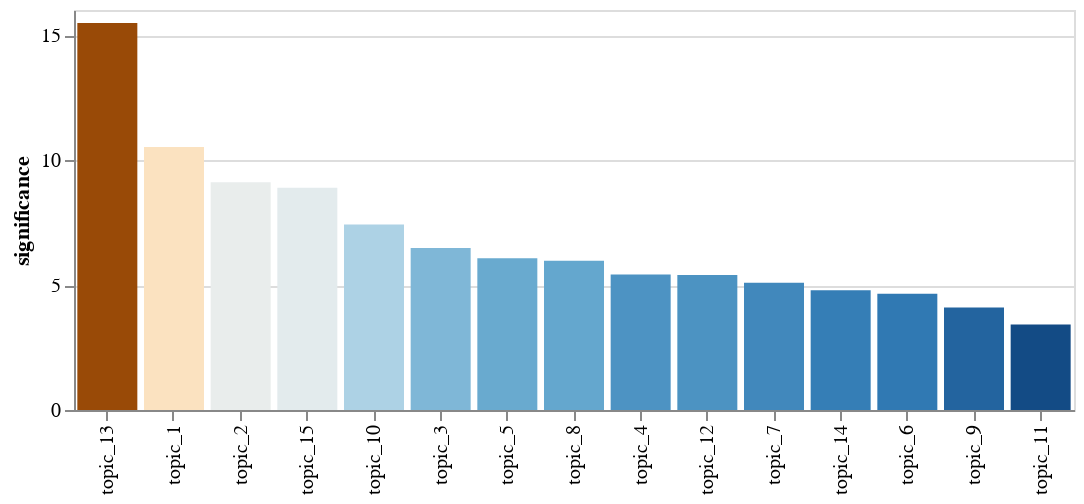

Write notebook code for a chart like this one.
### Code cell
alt.Chart(coef_df).mark_bar().encode(
    x=alt.X('feature',sort='-y', title=''),
    y='significance',
    color=alt.Color('significance:Q', 
        scale=alt.Scale(scheme='blueorange'),  # Cold-Warm color mapping
        legend=None
    )
).properties(
    width=500, height=200
)

### Figure 1 — Vega-Lite specification as saved in the notebook (floating-point values rounded to 4 significant figures)
{"config": {"view": {"continuousWidth": 300, "continuousHeight": 300}}, "data": {"name": "data-609191de5b75a4b42bcd0365bb7da716"}, "mark": {"type": "bar"}, "encoding": {"color": {"field": "significance", "legend": null, "scale": {"scheme": "blueorange"}, "type": "quantitative"}, "x": {"field": "feature", "sort": "-y", "title": "", "type": "nominal"}, "y": {"field": "significance", "type": "quantitative"}}, "height": 200, "width": 500, "$schema": "https://vega.github.io/schema/vega-lite/v5.17.0.json", "datasets": {"data-609191de5b75a4b42bcd0365bb7da716": [{"feature": "topic_1", "significance": 10.52}, {"feature": "topic_2", "significance": 9.107}, {"feature": "topic_3", "significance": 6.479}, {"feature": "topic_4", "significance": 5.416}, {"feature": "topic_5", "significance": 6.066}, {"feature": "topic_6", "significance": 4.646}, {"feature": "topic_7", "significance": 5.09}, {"feature": "topic_8", "significance": 5.973}, {"feature": "topic_9", "significance": 4.104}, {"feature": "topic_10", "significance": 7.417}, {"feature": "topic_11", "significance": 3.424}, {"feature": "topic_12", "significance": 5.401}, {"feature": "topic_13", "significance": 15.48}, {"feature": "topic_14", "significance": 4.788}, {"feature": "topic_15", "significance": 8.886}]}}
